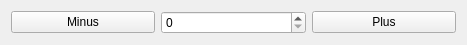
<?xml version="1.0" encoding="UTF-8"?>
<ui version="4.0">
 <class>Widget</class>
 <widget class="QWidget" name="Widget">
  <property name="geometry">
   <rect>
    <x>0</x>
    <y>0</y>
    <width>467</width>
    <height>42</height>
   </rect>
  </property>
  <property name="windowTitle">
   <string>Form</string>
  </property>
  <layout class="QHBoxLayout" name="horizontalLayout">
   <item>
    <widget class="QPushButton" name="btn_minus">
     <property name="text">
      <string>Minus</string>
     </property>
     <property name="icon">
      <iconset resource="resource.qrc">
       <normaloff>:/images/minus.png</normaloff>:/images/minus.png</iconset>
     </property>
    </widget>
   </item>
   <item>
    <widget class="QSpinBox" name="spin_box"/>
   </item>
   <item>
    <widget class="QPushButton" name="btn_plus">
     <property name="text">
      <string>Plus</string>
     </property>
     <property name="icon">
      <iconset resource="resource.qrc">
       <normaloff>:/images/plus.png</normaloff>:/images/plus.png</iconset>
     </property>
    </widget>
   </item>
  </layout>
 </widget>
 <resources>
  <include location="resource.qrc"/>
 </resources>
 <connections/>
</ui>
